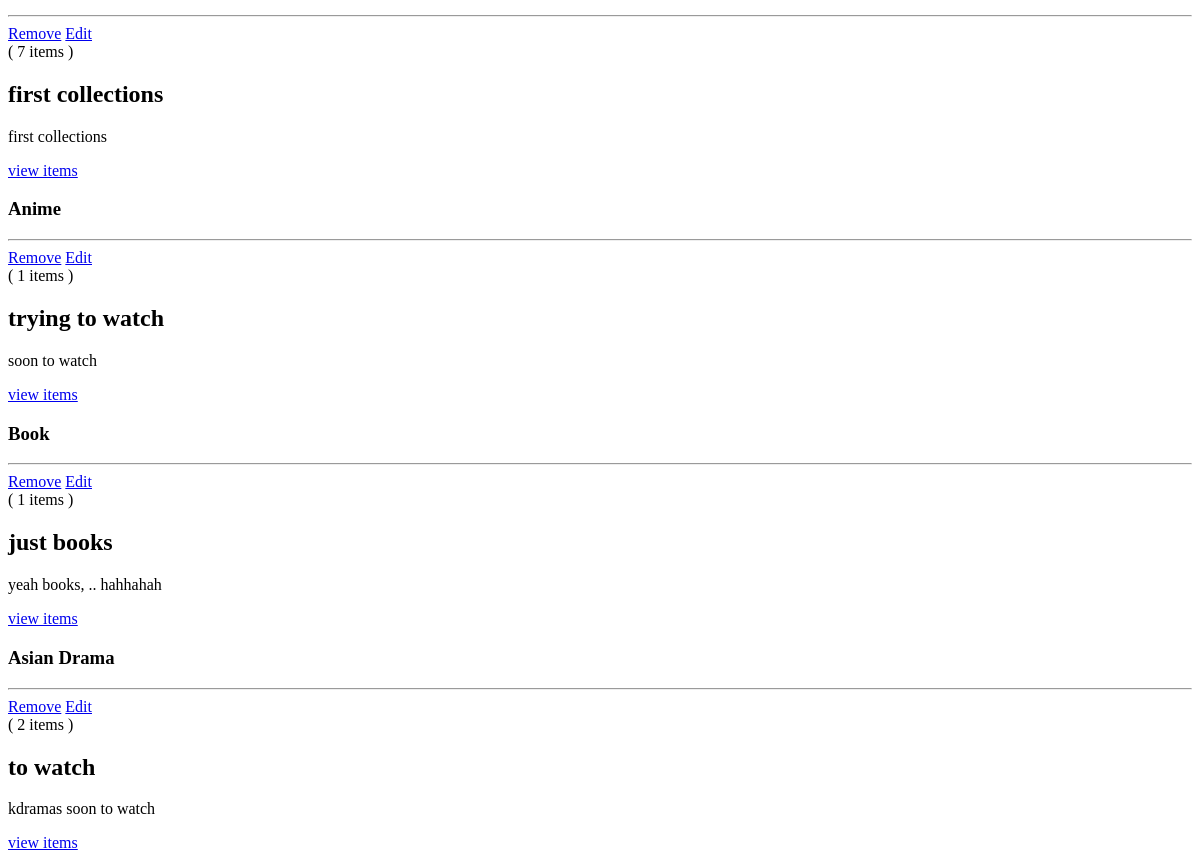
Before: /dash/collections/ (signed in, lower part) with the older database file.
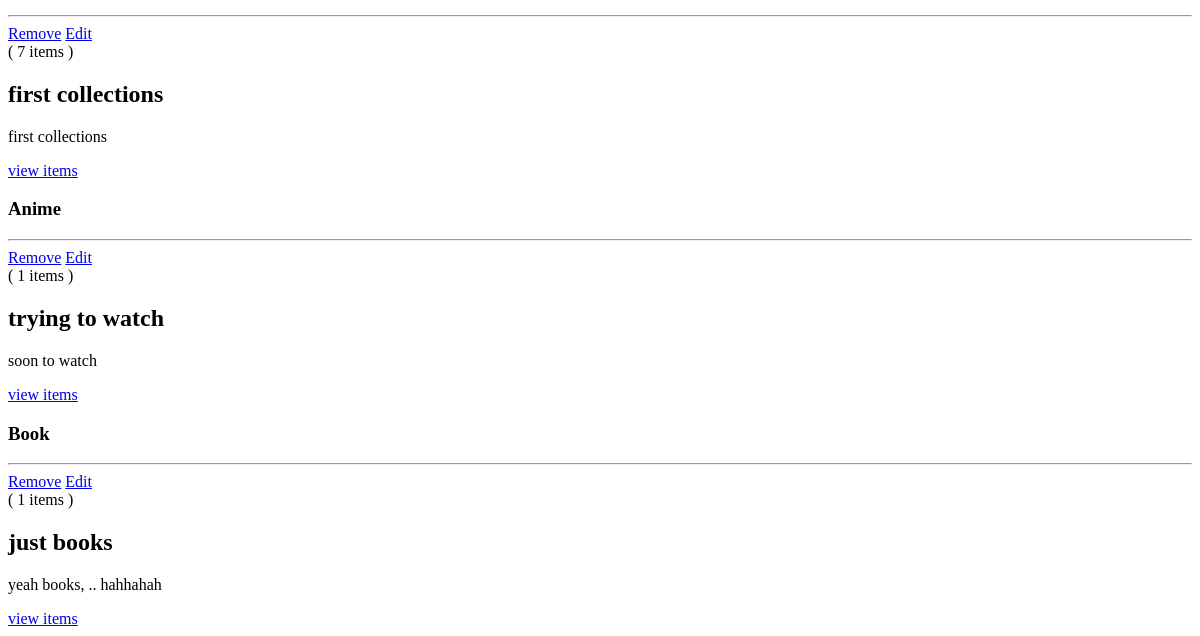
After: the same page with the newer database file.
### dashboard/models/collections.py (models this page shows, shortened)
class Collections(models.Model):
    TYPE_CLASS = (
        ("movie", "Any movie around the world."),
        ("series", "Any series except Asian ones."),
        ("anime", "Anime not cartoons."),
        ("book", "Book"),
        ("manga", "Comics, graphics novels."),
        ("asian drama", "Series from Asia."),
    )
    owner = models.ForeignKey(
        User, on_delete=models.CASCADE, blank=False, null=False, default="0"
    )
    collection_id = models.IntegerField(unique=True)
    name = models.CharField(max_length=20)
    description = models.CharField(max_length=60, blank=True)
    type = models.CharField(max_length=12, choices=TYPE_CLASS)
    slug = models.SlugField(max_length=7, editable=False)
    stuffs = models.ManyToManyField(Stuff, through="Inclution")
    date_created = models.DateTimeField(auto_now=True)

### dashboard/views/collections.py (the view, shortened to what this page needs)
# urls.py: path("collections/", CollectionsView.as_view(), name="collections"),
@method_decorator(login_required, name="dispatch")
class CollectionsView(View):
    form_class = AddCollectionForm
    template_name = "main/collections/collections.html"
    def get(self, request, *args, **kwargs):
        collections = Collections.objects.filter(owner=request.user).order_by(
            "-date_created"
        )
        movies = collections.filter(type="movie")
        series = collections.filter(type="series")
        animes = collections.filter(type="anime")
        mangas = collections.filter(type="manga")
        books = collections.filter(type="book")
        asian_dramas = collections.filter(type="asian drama")
        return render(
            request,
            self.template_name,
            {
                "form": self.form_class,
                "movies": movies,
                "series": series,
                "animes": animes,
                "mangas": mangas,
                "books": books,
                "asian_dramas": asian_dramas,
            },
        )

### dashboard/templates/main/collections/collections.html (shortened to what this page needs)
{% extends 'dashboard.html' %}
{% load static %}
{% block content %}
  <div class="w-5/6 mx-auto py-6">
    {% if movies or series or animes or mangas or books or asian_dramas %}
      {% if movies %}
      <div>
        <hr>
        <div class="collections-group grid-cols-1 lg:grid-cols-3">
          {% for collection in movies %}
          {% url 'collections-delete' slug=collection.slug as delete %}
          {% url 'collections-update' slug=collection.slug as update %}
          {% url 'collections-page' slug=collection.slug as page %}
          {% include "main/collections/each-collection.html" with color="teal" collection=collection link=delete update=update %}
          {% endfor %}
        </div>
      </div>
      {% endif %}
      {% if animes %}
      <div>
        <h3 class="font-light mt-6">
          Anime
        </h3>
        <hr>
        <div class="collections-group grid-cols-1 lg:grid-cols-3">
          {% for collection in animes %}
          {% url 'collections-delete' slug=collection.slug as delete %}
          {% url 'collections-update' slug=collection.slug as update %}
          {% url 'collections-page' slug=collection.slug as page %}
          {% include "main/collections/each-collection.html" with color="gray" collection=collection link=delete update=update %}
          {% endfor %}
        </div>
      </div>
      {% endif %}
      {% if books %}
      <div>
        <h3 class="font-light mt-6">
          Book
        </h3>
        <hr>
        <div class="collections-group grid-cols-1 lg:grid-cols-3">
          {% for collection in books %}
          {% url 'collections-delete' slug=collection.slug as delete %}
          {% url 'collections-update' slug=collection.slug as update %}
          {% url 'collections-page' slug=collection.slug as page %}
          {% include "main/collections/each-collection.html" with color="indigo" collection=collection link=delete update=update %}
          {% endfor %}
        </div>
      </div>
      {% endif %}
      {% if asian_dramas %}
      <div>
        <h3 class="font-light mt-6">
          Asian Drama
        </h3>
        <hr>
        <div class="collections-group grid-cols-1 lg:grid-cols-3">
          {% for collection in asian_dramas %}
          {% url 'collections-delete' slug=collection.slug as delete %}
          {% url 'collections-update' slug=collection.slug as update %}
          {% url 'collections-page' slug=collection.slug as page %}
          {% include "main/collections/each-collection.html" with color="orange" collection=collection link=delete update=update %}
          {% endfor %}
        </div>
      </div>
      {% endif %}
    {% else %}
      <div class="mt-4 text-center">
        <p class="text-lg tracking-wide font-light">Yay! Nothing to see here, you can make a collection to add...</p>
      </div>
    {% endif %}
  </div>
{% endblock content %}

### dashboard/templates/main/collections/each-collection.html
<div class="bg-{{color}}-600 relative group hover:bg-{{color}}-700 p-4 h-32 rounded text-white">
  <div class="group-hover:flex absolute hidden w-full">
    <div class="flex flex-col absolute right-0 mr-8">
      <a href="{{delete}}" type="button" class="bg-red-600 text-center hover:bg-red-700 text-sm tracking-wide px-2 py-1 rounded my-1 text-gray-100">Remove</a>
      <a href="{{update}}" type="button" class="bg-blue-600 text-center hover:bg-blue-700 text-sm tracking-wide px-2 py-1 rounded my-1 text-gray-100">Edit</a>
    </div>
  </div>
  <div class="absolute left-0 bottom-0 text-sm tracking-wide mb-2 ml-2 z-40">
    ( {{collection.stuffs.all|length}} items )
  </div>
  <h2 class="text-2xl font-bold tracking-wide">{{collection.name}}</h2>
  <p class="text-lg font-light text-gray-300 ml-4 truncate">{{collection.description}}</p>
  <div class="text-center z-50">
    <a href="{{page}}" type="button" class="bg-{{color}}-500 mt-2 hover:bg-{{color}}-600 text-sm tracking-wide px-4  py-1 rounded text-white" title="View items of collection '{{collection.name}}'">view items</a>
  </div>
</div>

Changed rows visible on the page:
removed Collections: stuffs.all|length "2", name "to watch", description "kdramas soon to watch", shown under "Asian Drama"
Other visible differences:
text no longer shown: "Asian Drama"
